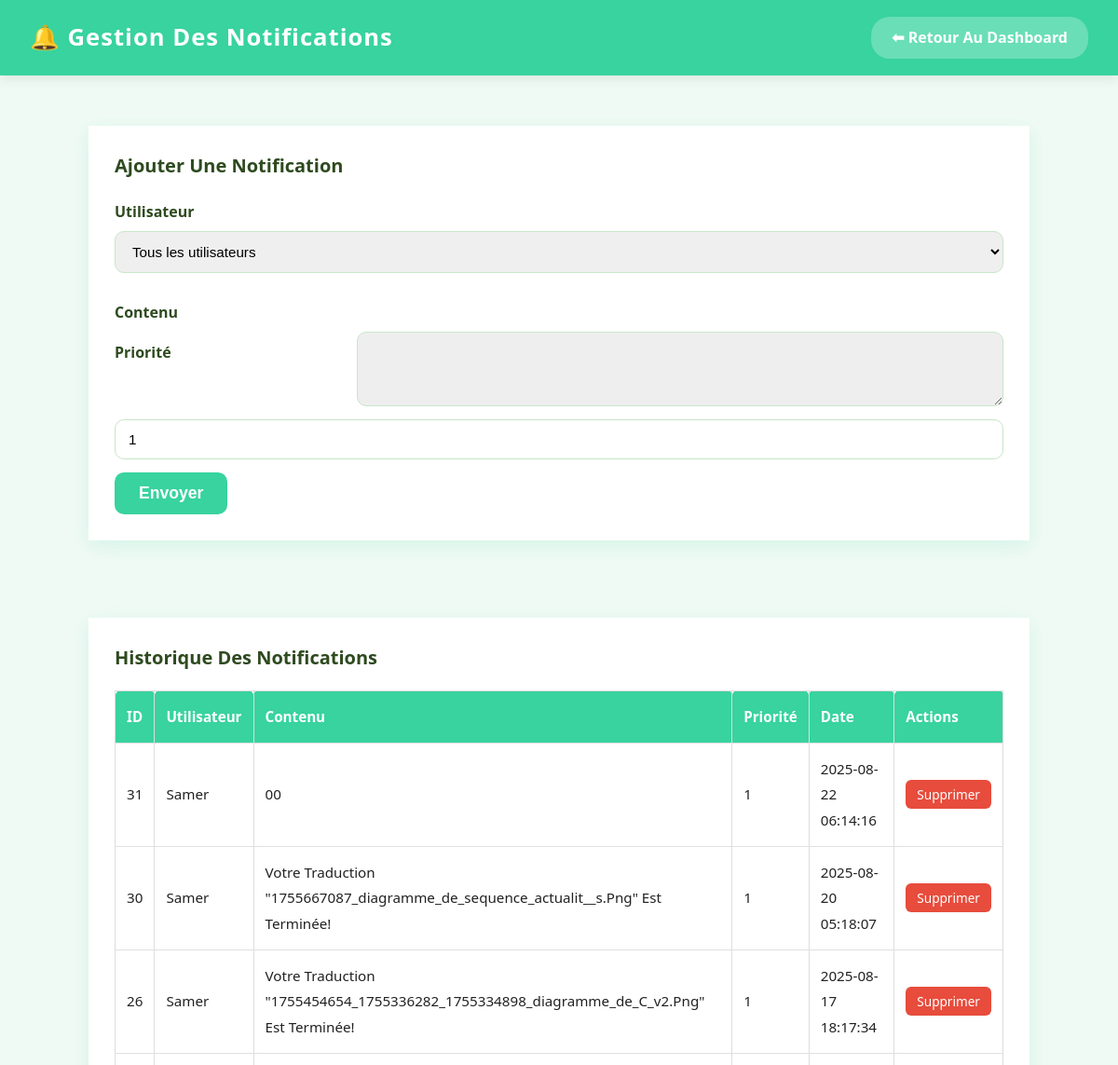
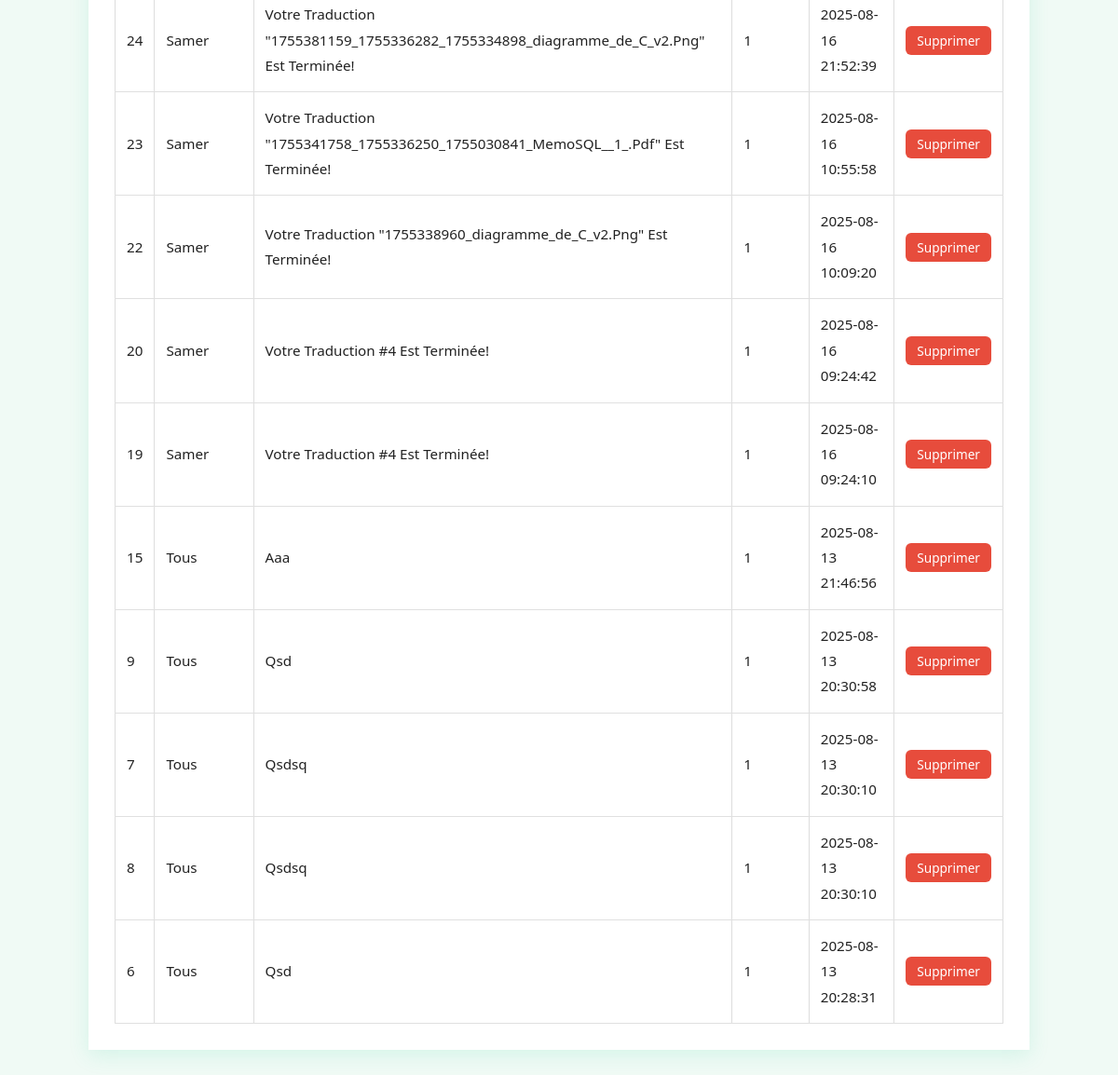
The page /manage_notifications.php on the database its author committed (2 pictures, top to bottom).
### tables this page shows
CREATE TABLE `notifications` (
  `id` int(11) NOT NULL,
  `user_id` int(11) DEFAULT NULL,
  `content` text NOT NULL,
  `link` varchar(255) DEFAULT NULL,
  `type` varchar(50) DEFAULT 'info',
  `is_read` tinyint(1) DEFAULT 0,
  `priority` tinyint(4) DEFAULT 0,
  `created_at` timestamp NOT NULL DEFAULT current_timestamp(),
  `expires_at` datetime DEFAULT NULL
);

CREATE TABLE `users` (
  `id` int(11) NOT NULL,
  `username` varchar(100) NOT NULL,
  `email` varchar(100) NOT NULL,
  `password` varchar(255) NOT NULL,
  `role` enum('admin','user') NOT NULL DEFAULT 'user',
  `created_at` timestamp NOT NULL DEFAULT current_timestamp(),
  `latitude` decimal(10,7) DEFAULT NULL,
  `longitude` decimal(10,7) DEFAULT NULL,
  `notify_email` tinyint(1) DEFAULT 0,
  `notify_dashboard` tinyint(1) DEFAULT 0
);

### manage_notifications.php (the view, shortened to what this page needs)
<?php
include __DIR__ . '/db.php';
$sql = "SELECT n.id, u.username, n.content, n.priority, n.created_at
        FROM notifications n
        LEFT JOIN users u ON n.user_id = u.id
        ORDER BY n.created_at DESC";
$result = $conn->query($sql);
?>
<!DOCTYPE html>
<html lang="fr">
<head>
<link rel="stylesheet" href="css/style.css">
<link rel="stylesheet" href="css/custom.css">
</head>
<body class="dashboard-body">
<header class="dashboard-header">
    <h1>🔔 Gestion des notifications</h1>
    <a href="admin_dashboard.php">⬅ Retour au dashboard</a>
</header>
<main class="dashboard-main">
    <div class="card">
        <h4>Ajouter une notification</h4>
        <form method="post" class="dashboard-form">
            <label for="user_id">Utilisateur</label>
            <select name="user_id" id="user_id" class="dashboard-select">
                <option value="">Tous les utilisateurs</option>
            </select>
            <label for="content">Contenu</label>
            <textarea name="content" id="content" required></textarea>
            <label for="priority">Priorité</label>
            <input type="number" name="priority" id="priority" value="1">
            <button type="submit" class="btn-primary">Envoyer</button>
        </form>
    </div>
    <div class="card">
        <h4>Historique des notifications</h4>
        <table class="dashboard-table">
            <thead>
                <tr>
                    <th>ID</th>
                    <th>Utilisateur</th>
                    <th>Contenu</th>
                    <th>Priorité</th>
                    <th>Date</th>
                    <th>Actions</th>
                </tr>
            </thead>
            <tbody>
                <?php while ($row = $result->fetch_assoc()): ?>
                    <tr>
                        <td><?= $row['id'] ?></td>
                        <td><?= $row['username'] ? htmlspecialchars($row['username']) : "Tous" ?></td>
                        <td><?= htmlspecialchars($row['content']) ?></td>
                        <td><?= $row['priority'] ?></td>
                        <td><?= $row['created_at'] ?></td>
                        <td>
                            <a href="?delete_id=<?= $row['id'] ?>" onclick="return confirm('Supprimer cette notification ?')" class="delete-btn">Supprimer</a>
                        </td>
                    </tr>
                <?php endwhile; ?>
            </tbody>
        </table>
    </div>
</main>
</body>
</html>

### css/style.css (style rules this page uses)
* { margin: 0; padding: 0; }
a { text-decoration: none; -webkit-transition: all 0.5s ease-in-out 0s; -o-transition: all 0.5s ease-in-out 0s; transition: all 0.5s ease-in-out 0s; }

### css/custom.css (style rules this page uses)
body, html { line-height: 1.8; font-family: "Roboto", sans-serif; color: #555e58; text-transform: capitalize; text-rendering: optimizeLegibility !important; -webkit-font-smoothing: antialiased !important; font-weight: 400; margin: 0px; padding: 0px; }
h1, h2, h3, h4, h5, h6, .h1, .h2, .h3, .h4 { font-weight: 400; line-height: 1.5em; }
a { color: #333; font-weight: 400; }
button { cursor: pointer; }
a, a:hover, a:focus { color: #333; text-decoration: none; transition: all 0.3s; }
#content { position: relative; transition: all 0.3s; background-color: #eeeeee; }
.card { margin: 10px 0; }
.card { border-radius: 0px !important; }
.card { display: inline-block; position: relative; border: none !important; width: 100%; margin: 15px 0; box-shadow: 0 1px 2px rgb(0 0 0 / 8%); border-radius: 6px; color: rgba(0, 0, 0, 0.87); background: #fff; }
@media only screen and (min-width: 992px) { #content { width: calc(100% - 260px); position: relative; float: right; transition: all 0.3s; background-color: #eeeeee; } }
body.dashboard-body { font-family: 'Roboto', sans-serif; background-color: #f0f5f3; color: #333; margin: 0; padding: 0; }
.dashboard-header { background-color: #38d39f; padding: 20px 0; text-align: center; color: white; box-shadow: 0 2px 8px rgba(56, 211, 159, 0.5); }
.dashboard-header h1 { margin: 0; font-weight: 700; font-size: 2.2rem; letter-spacing: 1px; }
.dashboard-main { max-width: 1100px; margin: 40px auto; padding: 0 20px; display: flex; flex-wrap: wrap; gap: 40px; justify-content: center; }
.dashboard-form label { display: block; margin-bottom: 8px; font-weight: 600; color: #0f5132; }
.dashboard-form input[type="date"], .dashboard-form input[type="time"], .dashboard-form textarea { width: 100%; padding: 10px 12px; margin-bottom: 20px; border: 2px solid #38d39f; border-radius: 6px; font-size: 1rem; resize: vertical; transition: border-color 0.3s ease; }
.dashboard-form textarea { min-height: 80px; }
.btn-primary { background-color: #38d39f; border: none; color: white; padding: 12px 25px; font-size: 1.1rem; font-weight: 700; border-radius: 6px; cursor: pointer; transition: background-color 0.3s ease; display: inline-block; }
.dashboard-table { width: 100%; border-collapse: collapse; font-size: 1rem; }
.dashboard-table thead { background-color: #38d39f; color: white; }
.dashboard-table th, .dashboard-table td { padding: 12px 15px; border: 1px solid #ddd; text-align: left; }

### rows shown on the page
notifications: id "31", user.username "Samer", content "00", priority "1", created_at "2025-08-22 06:14:16"
notifications: id "30", user.username "Samer", content "Votre Traduction \"1755667087_diagramme_de_sequence_actualit__s.png\" Est Terminée!", priority "1", created_at "2025-08-20 05:18:07"
notifications: id "26", user.username "Samer", content "Votre Traduction \"1755454654_1755336282_1755334898_diagramme_de_C_v2.png\" Est Terminée!", priority "1", created_at "2025-08-17 18:17:34"
notifications: id "24", user.username "Samer", content "Votre Traduction \"1755381159_1755336282_1755334898_diagramme_de_C_v2.png\" Est Terminée!", priority "1", created_at "2025-08-16 21:52:39"
notifications: id "23", user.username "Samer", content "Votre Traduction \"1755341758_1755336250_1755030841_MemoSQL__1_.pdf\" Est Terminée!", priority "1", created_at "2025-08-16 10:55:58"
notifications: id "22", user.username "Samer", content "Votre Traduction \"1755338960_diagramme_de_C_v2.png\" Est Terminée!", priority "1", created_at "2025-08-16 10:09:20"
notifications: id "20", user.username "Samer", content "Votre Traduction #4 Est Terminée!", priority "1", created_at "2025-08-16 09:24:42"
notifications: id "19", user.username "Samer", content "Votre Traduction #4 Est Terminée!", priority "1", created_at "2025-08-16 09:24:10"
notifications: id "15", shows "Tous", content "Aaa", priority "1", created_at "2025-08-13 21:46:56"
notifications: id "9", shows "Tous", content "Qsd", priority "1", created_at "2025-08-13 20:30:58"
notifications: id "7", shows "Tous", content "Qsdsq", priority "1", created_at "2025-08-13 20:30:10"
notifications: id "8", shows "Tous", content "Qsdsq", priority "1", created_at "2025-08-13 20:30:10"
notifications: id "6", shows "Tous", content "Qsd", priority "1", created_at "2025-08-13 20:28:31"
